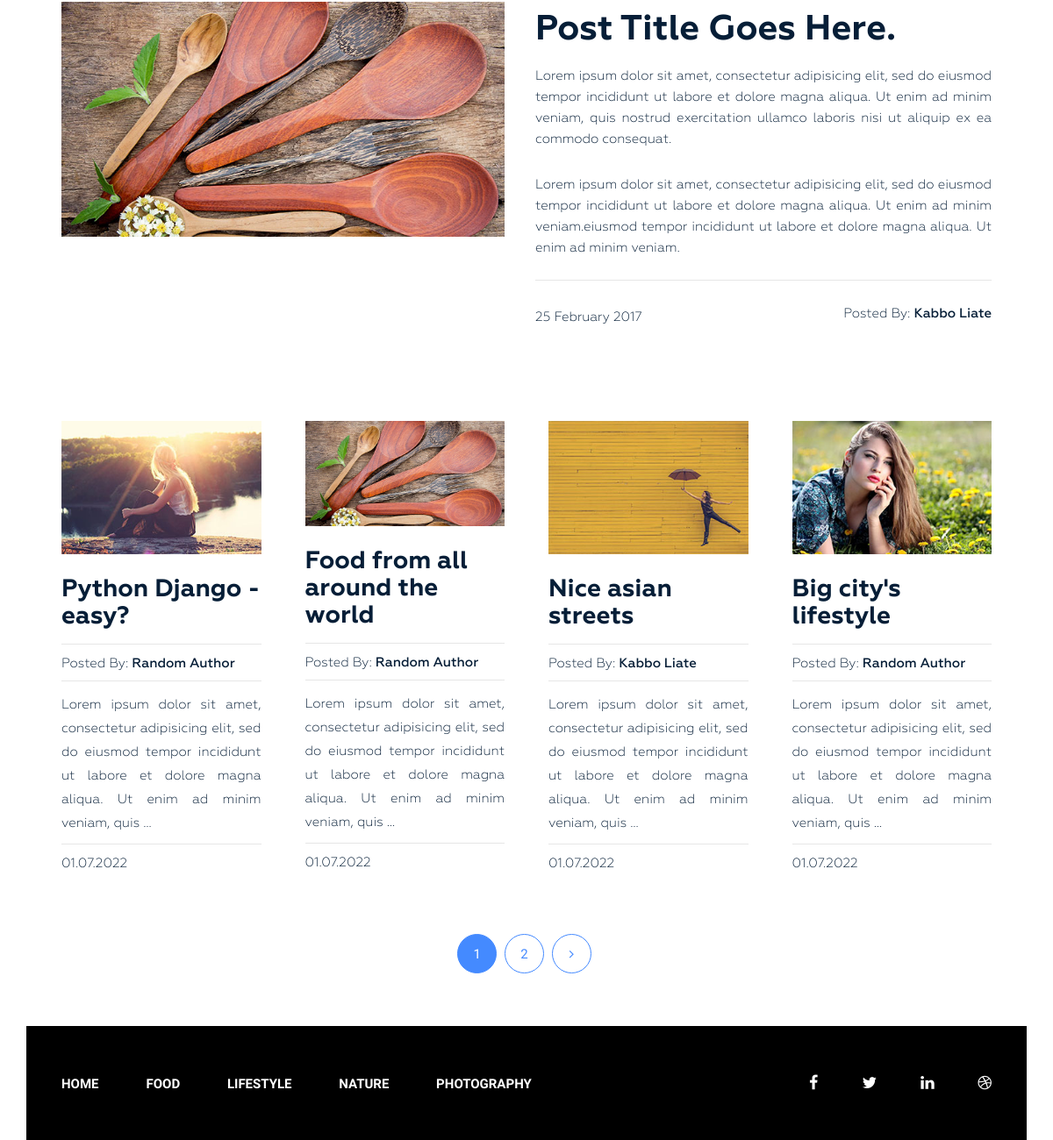
Before: / (lower part) with the older database file.
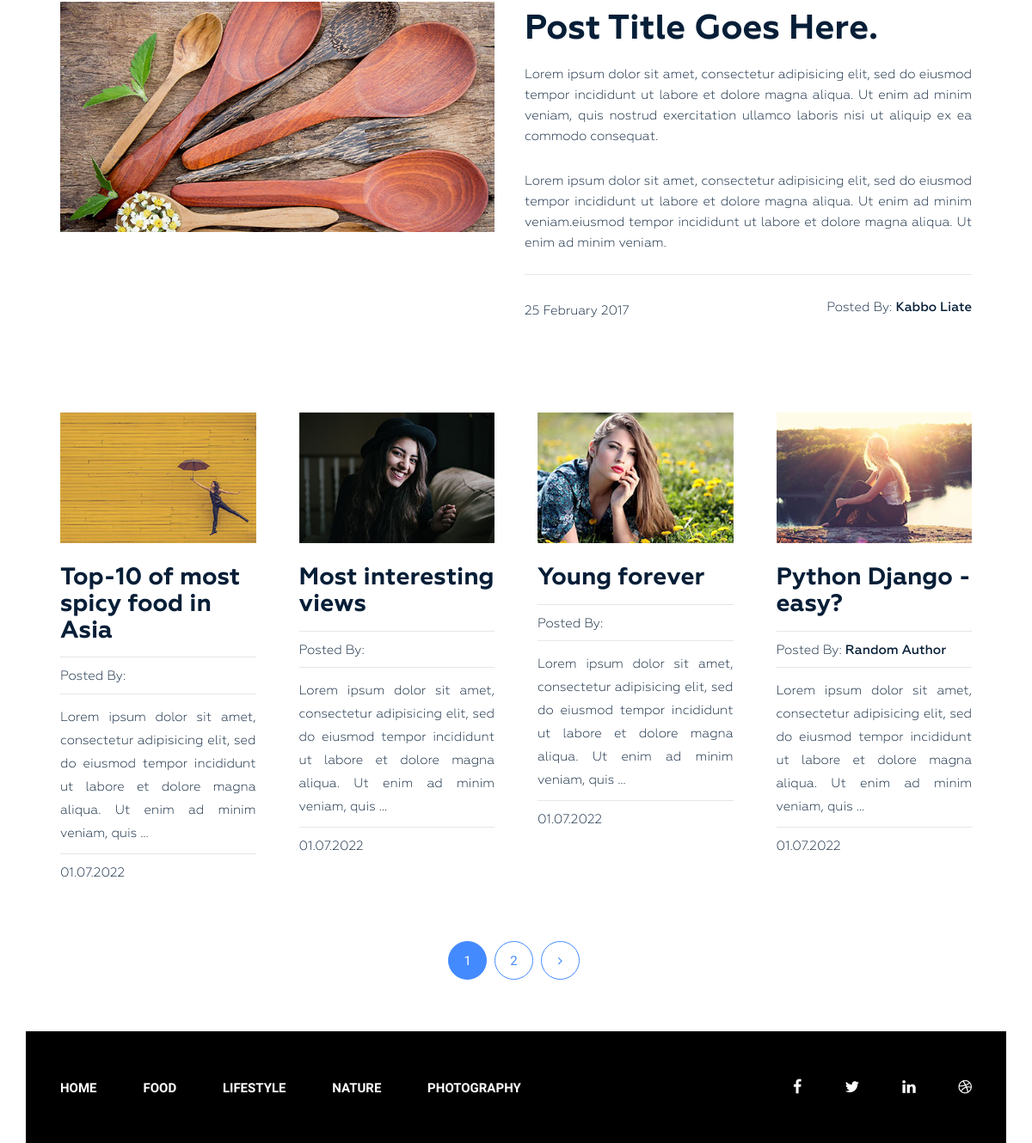
After: the same page with the newer database file.
### blog/models.py (models this page shows, shortened)
class Post(models.Model):
    title = models.CharField(max_length=255, verbose_name='Заголовок')
    slug = models.SlugField(max_length=255, verbose_name='Url', unique=True)
    author = models.CharField(max_length=100, verbose_name='Автор')
    content = models.TextField(verbose_name='Текст')
    created_at = models.DateTimeField(auto_now_add=True, verbose_name='Дата создания')
    photo = models.ImageField(upload_to='photos/%Y/%m/%d/', blank=True, verbose_name='Фото')
    views = models.IntegerField(default=0, verbose_name='Просмотры')
    category = models.ForeignKey(Category, on_delete=models.PROTECT, related_name='posts', verbose_name='Категория')
    tags = models.ManyToManyField(Tag, blank=True, related_name='posts')
    def get_absolute_url(self):
        return reverse('post', kwargs={"slug": self.slug})
    class Meta:
        ordering = ['-created_at']
        verbose_name = "Запись"
        verbose_name_plural = "Записи"

class Category(models.Model):
    title = models.CharField(max_length=255, verbose_name='Название категории')
    slug = models.SlugField(max_length=255, verbose_name='Url', unique=True)
    def get_absolute_url(self):
        return reverse('category', kwargs={"slug": self.slug})
    class Meta:
        ordering = ['title']
        verbose_name = "Категория"
        verbose_name_plural = "Категории"

### blog/views.py (the view)
# urls.py: path('', Home.as_view(), name='home_page'),
class Home(ListView):
    model = Post
    template_name = 'blog/index.html'
    context_object_name = 'posts'
    paginate_by = 4
    def get_context_data(self, *, object_list=None, **kwargs):
        context = super().get_context_data(**kwargs)
        context['title'] = 'Classic Blog Design'
        return context

### blog/templatetags/menu_tag.py (called while the page is built)
@register.inclusion_tag('blog/menu_tpl.html')
def show_menu(menu_class='menu'):
    categories = Category.objects.all()
    return {"categories": categories, "menu_class": menu_class}

### blog/templates/blog/index.html (shortened to what this page needs)
{% extends 'base.html' %}
{% load static %}
{% block content %}
<section class="blog-post-area">
            <div class="container">
                <div class="row">
                    <div class="blog-post-area-style">
                            <div class="col-md-12">
                                <div class="single-post-big">
                                    <div class="big-image">
                                        <img src=" {% static 'img/post-image1.jpg'%}" alt="">
                                    </div>
                                    <div class="big-text">
                                        <h3><a href="#">Post Title Goes Here.</a></h3>
                                        <p>Lorem ipsum dolor sit amet, consectetur adipisicing elit, sed do eiusmod tempor incididunt ut labore et dolore magna aliqua. Ut enim ad minim veniam, quis nostrud exercitation ullamco laboris nisi ut aliquip ex ea commodo consequat.</p>
                                        <p>Lorem ipsum dolor sit amet, consectetur adipisicing elit, sed do eiusmod tempor incididunt ut labore et dolore magna aliqua. Ut enim ad minim veniam.eiusmod tempor incididunt ut labore et dolore magna aliqua. Ut enim ad minim veniam.</p>
                                        <h4><span class="date">25 February 2017</span><span class="author">Posted By: <span class="author-name">Kabbo Liate</span></span>
                                        </h4>
                                    </div>
                                </div>
                            </div>
                        {% for post in posts %}
<div class="col-md-3">
    <div class="single-post">
        {%if post.photo %}
        <img src="{{ post.photo.url }}" alt="{{ post.title }}">
        {% else %}
        <img src="https://picsum.photos/id/1060/300/201/?blur=2" alt="{{ post.title }}">
        {% endif %}
        <h3><a href="{{ post.get_absolute_url }}">{{ post.title }}</a></h3>
        <h4><span>Posted By: <span class="author-name">{{ post.author }}</span></span></h4>
        {{ post.content|truncatewords_html:25|safe }}
        <h4><span>{{ post.created_at|date:"d.m.Y" }}</span></h4>
    </div>
</div>
{% endfor %}
                    </div>
                </div>
            </div>
    {% include 'blog/pagination.html' %}
</section>
{% endblock %}

### templates/base.html (shortened to what this page needs)
{% load static %}
{% load cache %}
<!DOCTYPE html>
<html lang="en">
<head>
    <link rel="stylesheet" href=" {% static 'css/bootstrap.css'%}">
    <link rel="stylesheet" href=" {% static 'css/font-awesome.min.css'%}">
    <link rel="stylesheet" href=" {% static 'css/owl.carousel.min.css'%}">
    <link rel="stylesheet" href=" {% static 'css/owl.theme.default.min.css'%}">
    <link rel="stylesheet" href=" {% static 'style.css'%}">
    <link rel="stylesheet" href=" {% static 'responsive.css'%}">
</head>
<body>
    <div class="wrapper">
        {% block content%} {% endblock %}
        {% cache 20 footer %}
        {% include 'inc/_footer.html' %}
        {% endcache %}
    </div>
</body>
</html>

### templates/inc/_header.html (shortened to what this page needs)
{% load menu_tag %}

### blog/templates/blog/menu_tpl.html
<div class="{{ menu_class }}">
    <ul>
        <li><a href="{% url 'home_page' %}">Home</a></li>
        {% for item in categories %}
        <li><a href="{{ item.get_absolute_url }}"> {{ item.title }} </a></li>
        {% endfor %}
    </ul>
</div>

### blog/templates/blog/pagination.html
{% if page_obj.has_other_pages %}
<div class="pegination">
    <div class="nav-links">
        {% for p in page_obj.paginator.page_range %}
            {% if page_obj.number == p %}
                <span class="page-numbers current">{{ p }}</span>
            {% elif p > page_obj.number|add:-3 and p < page_obj.number|add:3 %}
                <a class="page-numbers" href="?page={{ p }}">{{ p }}</a>
            {% endif %}
        {% endfor %}
        {% if page_obj.has_next %}
            <a class="page-numbers" href="?page={{ page_obj.next_page_number }}"><i class="fa fa-angle-right" aria-hidden="true"></i></a>
        {% endif %}
    </div>
</div>
{% endif %}

### templates/inc/_footer.html
{% load menu_tag %}
<footer class="footer">
    <div class="container">
        <div class="row">
            <div class="col-md-12">
                <div class="footer-bg">
                    <div class="row">
                        <div class="col-md-9">
                            {% show_menu 'footer-menu'%}
                        </div>
                        <div class="col-md-3">
                            <div class="footer-icon">
                                <p><a href="#"><i class="fa fa-facebook" aria-hidden="true"></i></a><a href="#"><i class="fa fa-twitter" aria-hidden="true"></i></a><a href="#"><i class="fa fa-linkedin" aria-hidden="true"></i></a><a href="#"><i class="fa fa-dribbble" aria-hidden="true"></i></a></p>
                            </div>
                        </div>
                    </div> .
                </div>
            </div>
        </div>
    </div>
</footer>

### siteblog/static/style.css (style rules this page uses)
section.blog-post-area { margin-top: 50px; }
section.blog-post-area .big-image { float: left; width: 50%; padding-right: 35px; }
section.blog-post-area .big-text { float: right; width: 50%; padding-right: 20px; }
section.blog-post-area img { width: 100%; }
section.blog-post-area .big-text h3 { margin: 10px 0 0; }
section.blog-post-area .big-text h3 a { font-family: Geometria; font-weight: 700; font-size: 40px; color: #061e37; text-decoration: none; }
section.blog-post-area .big-text p { color: #061e37; font-family: Geometria; font-size: 15px; font-weight: 400; line-height: 24px; padding-top: 18px; text-align: justify; text-decoration: none; }
section.blog-post-area .big-text h4 { margin-top: 25px; padding-top: 30px; position: relative; }
section.blog-post-area .big-text h4::before { background: #e6e6e6 none repeat scroll 0 0; content: ""; height: 1px; position: absolute; top: 0; width: 100%; }
section.blog-post-area .single-post { padding-right: 20px; margin: 100px 0px 0px; }
section.blog-post-area h4 span { font-family: Geometria; font-weight: 400; font-size: 15px; color: #061e37; text-decoration: none; }
section.blog-post-area .big-text h4 span.author { float: right }
section.blog-post-area h4 span.author-name { font-weight: 500; }
.blog-post-area .single-post h3 a { font-family: Geometria; font-size: 28px; font-weight: 700; text-decoration: none; color: #061e37; }
.blog-post-area .single-post p { color: #061e37; font-family: Geometria; font-size: 15px; font-weight: 400; line-height: 27px; padding-top: 14px; position: relative; text-align: justify; }
.blog-post-area .single-post h4 { margin-bottom: 12px; padding-top: 10px; position: relative; }
.blog-post-area .single-post h4::before { background: #e6e6e6 none repeat scroll 0 0; content: ""; height: 1px; position: absolute; top: 0; width: 100%; }
.blog-post-area .single-post p::before { background: #e6e6e6 none repeat scroll 0 0; content: ""; height: 1px; position: absolute; top: 0; width: 100%; }
.blog-post-area .single-post h3 { margin: 25px 0 15px; }
.blog-post-area .pegination { margin-top: 60px; margin-bottom: 60px; }
.blog-post-area .pegination .nav-links { margin: 0; padding: 0; text-align: center; }
.blog-post-area .pegination .nav-links .page-numbers { border: 1px solid #448aff; border-radius: 50%; color: #448aff; display: inline-block; font-family: "Roboto", sans-serif; font-size: 15px; font-weight: 400; height: 45px; line-height: 45px; list-style: outside none none; margin-right: 5px; text-align: center; width: 45px; }
.blog-post-area .blog-post-area-style { margin: 0 20px 0 40px; }
.blog-post-area .pegination .nav-links .page-numbers.current { background: #448aff; color: #fff; }
.blog-post-area .pegination .nav-links a { text-decoration: none; }
.wrapper footer.footer { height: 130px; }
.wrapper footer .footer-bg { background: #000 none repeat scroll 0 0; height: 130px; overflow: hidden; }
.wrapper footer.footer .footer-menu { margin: 0 }
.wrapper footer.footer .footer-menu ul { line-height: 130px; margin: 0; padding: 0; }
.wrapper footer.footer .footer-menu ul li { display: inline; list-style: outside none none; margin: 0; padding: 30px 0px; }
.wrapper footer.footer .footer-menu ul li a { color: #fff; font-family: "Raleway", sans-serif; font-size: 15px; font-weight: 600; line-height: 70px; margin-left: 40px; padding: 26px 10px 26px 0; text-decoration: none; text-transform: uppercase; }
.wrapper footer.footer .footer-icon p { float: right; line-height: 130px; }
.wrapper footer.footer .footer-icon p i { color: #fff; font-size: 18px; margin-right: 30px; padding: 10px; }

Changed rows visible on the page:
no longer on this page (row unchanged): Post: photo (picture), title "Food from all around the world", author "Random Author", content "Lorem ipsum dolor sit amet, consectetur adipisicing elit, sed do eiusmod tempor incididunt ut labore et dolore magna aliqua. Ut enim ad minim veniam, quis …", created_at "01.07.2022"
no longer on this page (row unchanged): Post: photo (picture), title "Nice asian streets", author "Kabbo Liate", content "Lorem ipsum dolor sit amet, consectetur adipisicing elit, sed do eiusmod tempor incididunt ut labore et dolore magna aliqua. Ut enim ad minim veniam, quis …", created_at "01.07.2022"
no longer on this page (row unchanged): Post: photo (picture), title "Big city's lifestyle", author "Random Author", content "Lorem ipsum dolor sit amet, consectetur adipisicing elit, sed do eiusmod tempor incididunt ut labore et dolore magna aliqua. Ut enim ad minim veniam, quis …", created_at "01.07.2022"
added Post: photo (picture), title "Top-10 of most spicy food in Asia", content "Lorem ipsum dolor sit amet, consectetur adipisicing elit, sed do eiusmod tempor incididunt ut labore et dolore magna aliqua. Ut enim ad minim veniam, quis …", created_at "01.07.2022"
added Post: photo (picture), title "Most interesting views", content "Lorem ipsum dolor sit amet, consectetur adipisicing elit, sed do eiusmod tempor incididunt ut labore et dolore magna aliqua. Ut enim ad minim veniam, quis …", created_at "01.07.2022"
added Post: photo (picture), title "Young forever", content "Lorem ipsum dolor sit amet, consectetur adipisicing elit, sed do eiusmod tempor incididunt ut labore et dolore magna aliqua. Ut enim ad minim veniam, quis …", created_at "01.07.2022"
